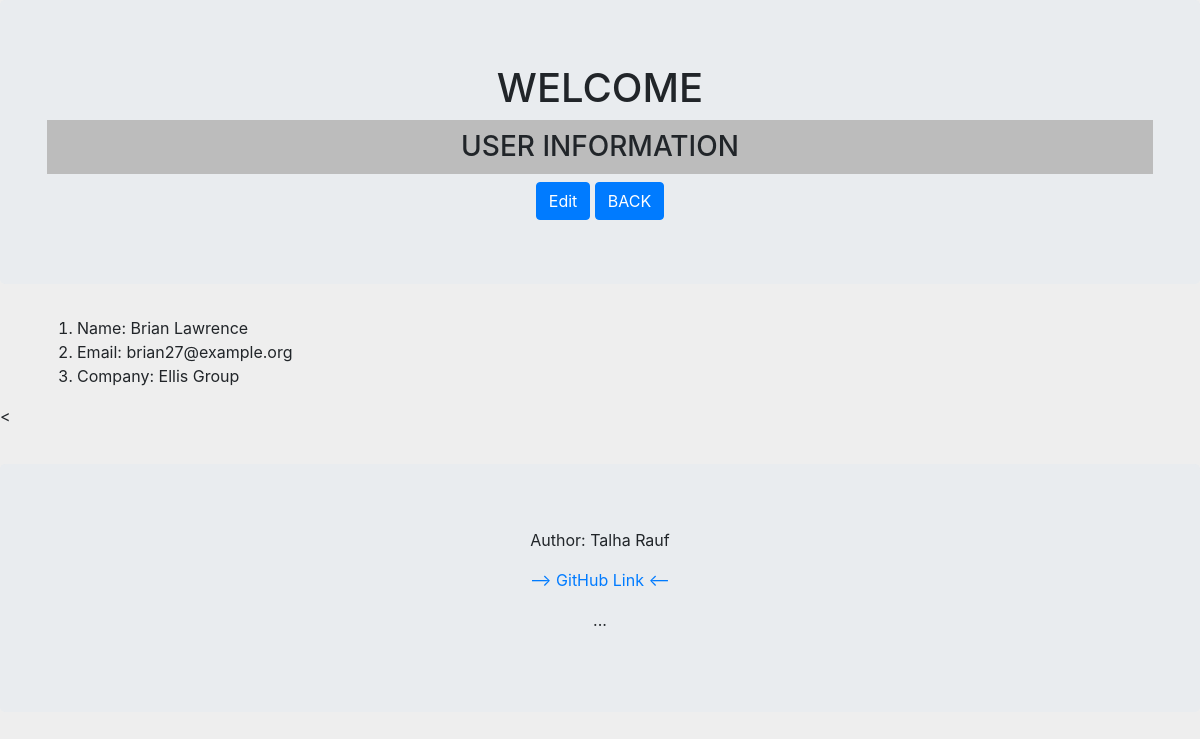
The page /users/13 on the database its author committed.
### myApp/models.py (models this page shows, shortened)
class User(models.Model):
    first_name = models.CharField(max_length=128)
    second_name = models.CharField(max_length=128)
    email = models.EmailField(max_length=264, unique=True)
    company = models.CharField(max_length=264)

### myApp/views.py (the view)
# urls.py: path('users/<int:pk>', views.UserDetailedView.as_view(), name='user-detail'),
class UserDetailedView(DetailView):
    model = models.User
    template_name = 'per_user.html'
    context_object_name = 'user'

### myApp/templates/per_user.html
{% extends "base.html" %}
{% block content %}
<div class="jumbotron">
  <div class="container">
    <h1>WELCOME</h1>
    <h3>USER INFORMATION</h3>
  </div>
  <div class="Container container-sm text-center">
    <a href="{% url 'myApp:edit-user-detail' user.pk %}"><button type="submit" id="editBtn" class="btn btn-primary">Edit</button></a>
    <a href="{% url 'myApp:users-inventory' %}"><button type="submit" id="submitBtn" class="btn btn-primary">BACK</button></a>
  </div>
</div>
    {% if user %}
  <div class="Container container-sm">
      <ol>
          <li>Name: {{ user.first_name }} {{ user.second_name }}</li>
          <li>Email: {{ user.email }}</li>
          <li>Company: {{ user.company }}</li>
      </ol>
  </div>
    {% endif %}
<{% endblock %}

### static/css/index.css (style rules this page uses)
h1, p { text-align: center; }
body { background-color: #eeeeee; }
h3 { margin-top: 2px; padding: 10px; text-align: center; background-color: #bcbcbc; }

### rows shown on the page
User: first_name "Brian", second_name "Lawrence", email "brian27@example.org", company "Ellis Group"
